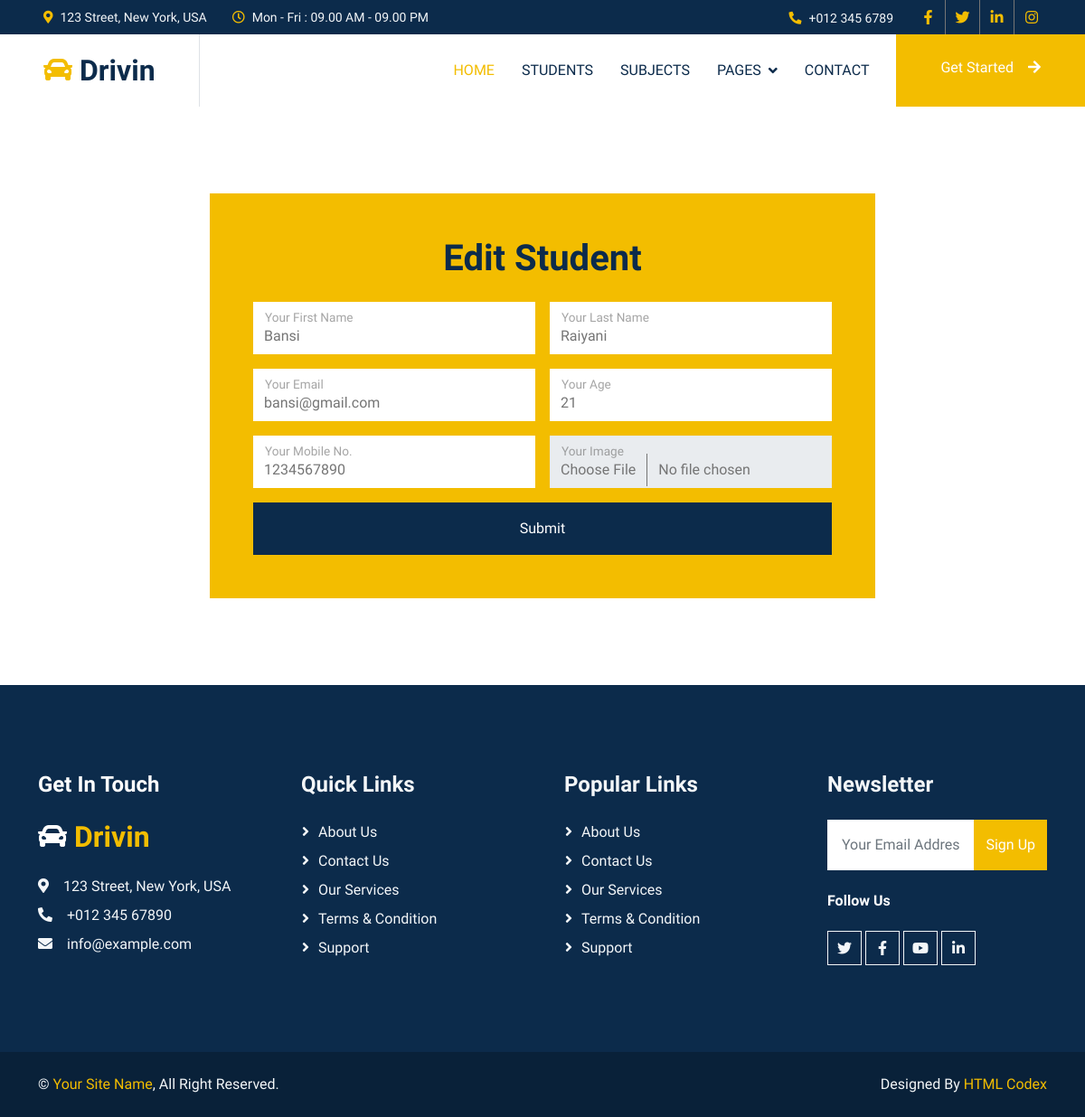
/editstudent/37, run on an earlier commit of the app's database.
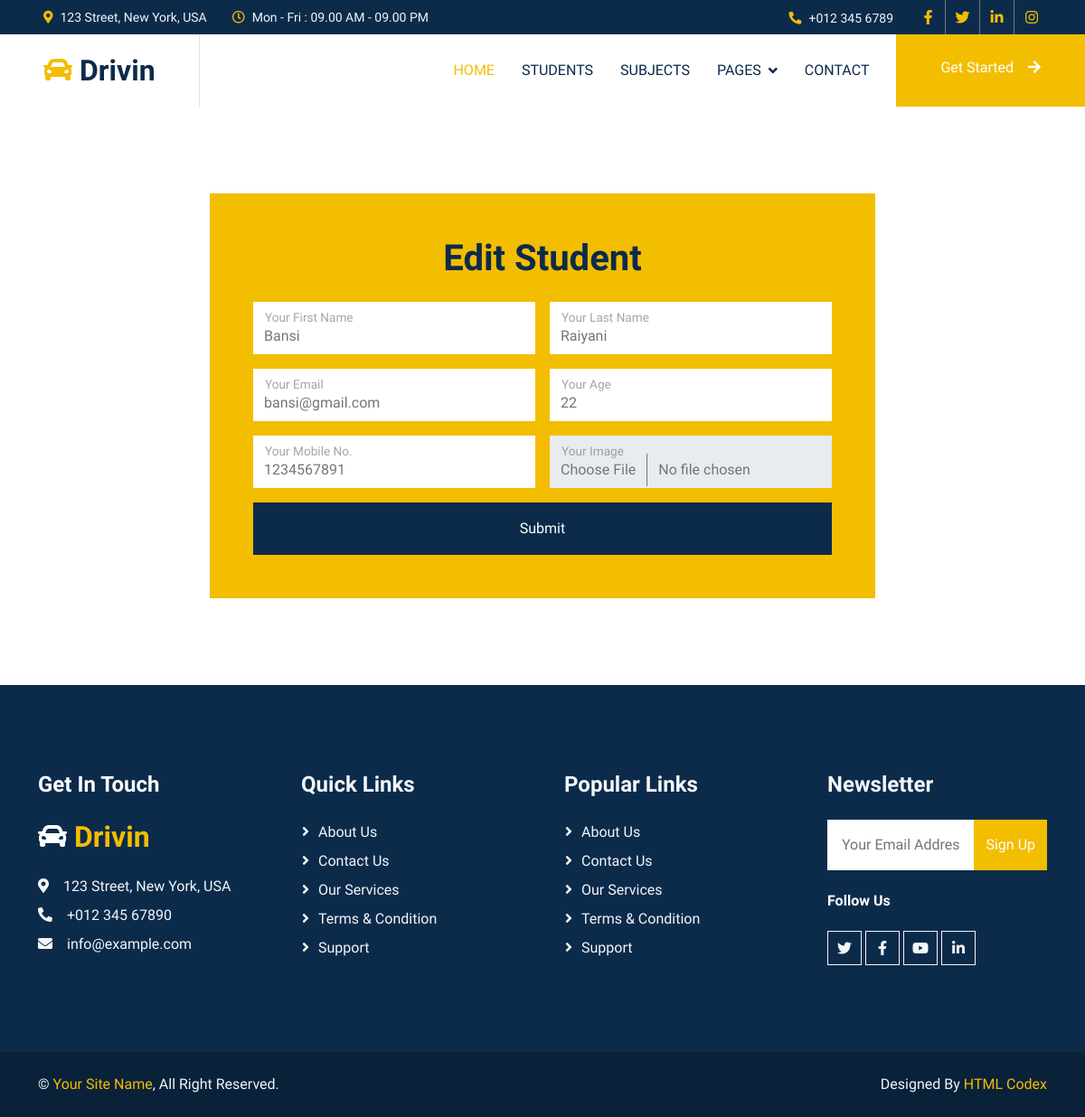
And on a later commit of the database.
### members/models.py (models this page shows)
class student(models.Model):
    firstname=models.CharField(max_length=100,default="")
    lastname=models.CharField(max_length=100,default="")
    age=models.IntegerField(default=0)
    email=models.CharField(max_length=100,default="")
    phone=models.BigIntegerField(default=0)
    image=models.ImageField(upload_to="")

### members/views.py (the view)
# urls.py: path('editstudent/<int:id>', edit_student, name='editstudent'),
def edit_student(request,id):
  if request.method =="POST":
    fname = request.POST['fname']
    lname = request.POST['lname']
    age = request.POST['age']
    email = request.POST['email']
    phone = request.POST['phone']
    img = request.FILES['img']
    f1 = student.objects.get(id=id)
    f1.firstname=fname
    f1.lastname=lname
    f1.age=age
    f1.email=email
    f1.phone=phone
    f1.image=img
    f1.save()
    print(request.POST['fname'])
    return redirect("firsttemplate")
  else :
    e1 = student.objects.get(id=id)
    context ={
    'e1' : e1
    }
    return render(request,"editstudent.html",context)

### members/templates/editstudent.html (shortened to what this page needs)
{% extends 'basefile.html' %}
{% block body %}
<div class="container">
<div class="row justify-content-center">
<div class="col-lg-8 my-6 mb-0 wow fadeInUp" data-wow-delay="0.1s">
    <div class="bg-primary text-center p-5">
        <h1 class="mb-4">Edit Student</h1>
        <form action="{% url 'editstudent' e1.id %}" enctype="multipart/form-data" method="post">
            <div class="row g-3">
                <div class="col-sm-6">
                    <div class="form-floating">
                        <input value="{{e1.firstname}}" type="text" class="form-control border-0" id="fname" name="fname" placeholder="Gurdian Name">
                        <label for="fname">Your First Name</label>
                    </div>
                </div>
                <div class="col-sm-6">
                    <div class="form-floating">
                        <input value="{{e1.lastname}}" type="text" class="form-control border-0" id="lname" name="lname" placeholder="Gurdian Name">
                        <label for="lname">Your Last Name</label>
                    </div>
                </div>
                <div class="col-sm-6">
                    <div class="form-floating">
                        <input value="{{e1.email}}" type="email" class="form-control border-0" id="email" name="email" placeholder="Gurdian Email">
                        <label for="email">Your Email</label>
                    </div>
                </div>
                <div class="col-sm-6">
                    <div class="form-floating">
                        <input value="{{e1.age}}" type="number" class="form-control border-0" id="age" name="age" placeholder="Child Name">
                        <label for="age">Your Age</label>
                    </div>
                </div>
                <div class="col-sm-6">
                    <div class="form-floating">
                        <input value="{{e1.phone}}" type="tel" class="form-control border-0" id="phone" name="phone"  placeholder="Child Age">
                        <label for="phone">Your Mobile No.</label>
                    </div>
                </div>
                <div class="col-sm-6">
                    <div class="form-floating">
                        <input type="file" class="form-control border-0" name="img">
                        <label for="img">Your Image</label>
                    </div>
                </div>
                <div class="col-12">
                    <button class="btn btn-dark w-100 py-3" type="submit">Submit</button>
                </div>
            </div>
        </form>
    </div>
</div>
</div>
</div>
{% endblock %}

What changed in the data, as far as the page shows it:
changed student "Bansi": age "21" → "22"; phone "1234567890" → "1234567891"
